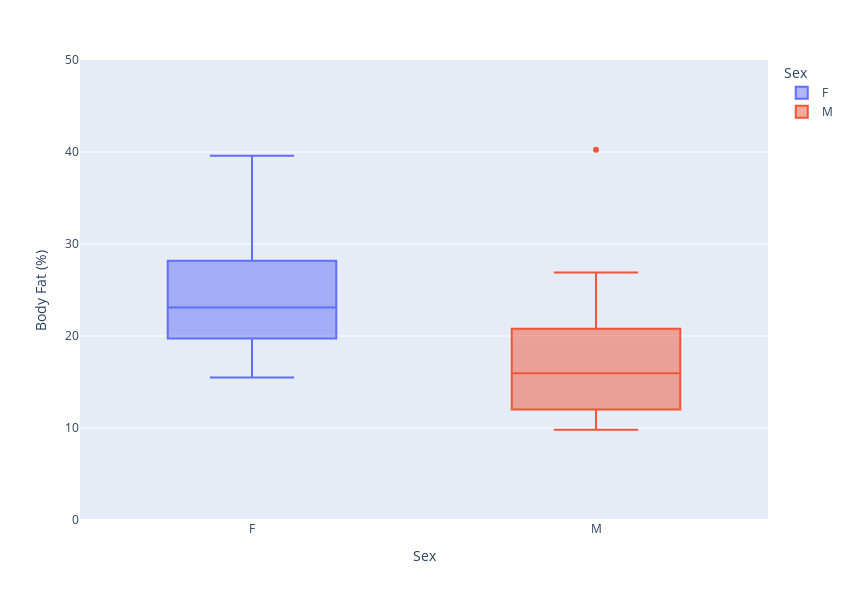

Here is the notebook cell this chart was saved with:
### Code cell
fig = px.box(df, x='Sex', y="Body Fat (%)", color='Sex',
             hover_data=['Age'], width=850, height=600
                 )

fig.update_layout(yaxis_range=[0,50])


fig.update_traces(marker=dict(size=12,
                              line=dict(width=2,
                                        color='DarkSlateGrey')),
                  selector=dict(mode='markers'))

fig.show()

### Figure 1 — Plotly figure (JSON) as saved in the notebook; plotly's stock layout.template omitted (floating-point values rounded to 4 significant figures)
{"data": [{"alignmentgroup": "True", "customdata": [[20], [20], [25], [24], [19], [19], [44], [18], [18], [23], [25], [19], [21], [21], [18]], "hovertemplate": "Sex=%{x}<br>Body Fat (%)=%{y}<br>Age=%{customdata[0]}<extra></extra>", "legendgroup": "F", "marker": {"color": "#636efa"}, "name": "F", "notched": false, "offsetgroup": "F", "orientation": "v", "showlegend": true, "type": "box", "x": ["F", "F", "F", "F", "F", "F", "F", "F", "F", "F", "F", "F", "F", "F", "F"], "x0": " ", "xaxis": "x", "y": [34.4, 22.3, 39.6, 19.6, 15.5, 16.2, 26.9, 20.1, 18.4, 25, 23.1, 36.6, 28.2, 28.1, 21.4], "y0": " ", "yaxis": "y"}, {"alignmentgroup": "True", "customdata": [[19], [34], [20], [22], [22], [22], [23], [22], [19], [20], [20], [24], [20], [18], [20], [20], [20], [22]], "hovertemplate": "Sex=%{x}<br>Body Fat (%)=%{y}<br>Age=%{customdata[0]}<extra></extra>", "legendgroup": "M", "marker": {"color": "#EF553B"}, "name": "M", "notched": false, "offsetgroup": "M", "orientation": "v", "showlegend": true, "type": "box", "x": ["M", "M", "M", "M", "M", "M", "M", "M", "M", "M", "M", "M", "M", "M", "M", "M", "M", "M"], "x0": " ", "xaxis": "x", "y": [16.1, 26.9, 24.6, 10.9, 23.03, 17.6, 20.8, 17.9, 13.4, 12, 12, 12, 9.8, 12.1, 40.25, 17, 15.8, 11.7], "y0": " ", "yaxis": "y"}], "layout": {"boxmode": "overlay", "height": 600, "legend": {"title": {"text": "Sex"}, "tracegroupgap": 0}, "margin": {"t": 60}, "width": 850, "xaxis": {"anchor": "y", "categoryarray": ["F", "M"], "categoryorder": "array", "domain": [0, 1], "title": {"text": "Sex"}}, "yaxis": {"anchor": "x", "domain": [0, 1], "range": [0, 50], "title": {"text": "Body Fat (%)"}}}}
